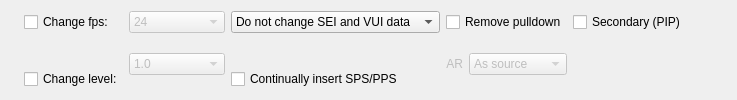
          <widget class="QWidget" name="tabSheetVideo">
           <property name="sizePolicy">
            <sizepolicy hsizetype="Preferred" vsizetype="Preferred">
             <horstretch>0</horstretch>
             <verstretch>0</verstretch>
            </sizepolicy>
           </property>
           <attribute name="title">
            <string>General track options</string>
           </attribute>
           <layout class="QHBoxLayout" name="horizontalLayout_8">
            <item>
             <widget class="QLabel" name="imageVideo">
              <property name="text">
               <string/>
              </property>
              <property name="pixmap">
               <pixmap resource="images.qrc">:/images/track_video.png</pixmap>
              </property>
             </widget>
            </item>
            <item>
             <layout class="QGridLayout" name="gridLayout">
              <item row="0" column="0">
               <widget class="QCheckBox" name="checkFPS">
                <property name="text">
                 <string>Change fps:</string>
                </property>
               </widget>
              </item>
              <item row="0" column="1">
               <widget class="QComboBox" name="comboBoxFPS">
                <property name="enabled">
                 <bool>false</bool>
                </property>
                <property name="sizePolicy">
                 <sizepolicy hsizetype="Minimum" vsizetype="Fixed">
                  <horstretch>0</horstretch>
                  <verstretch>0</verstretch>
                 </sizepolicy>
                </property>
                <item>
                 <property name="text">
                  <string>24</string>
                 </property>
                </item>
                <item>
                 <property name="text">
                  <string>25</string>
                 </property>
                </item>
                <item>
                 <property name="text">
                  <string>30</string>
                 </property>
                </item>
                <item>
                 <property name="text">
                  <string>24000/1001</string>
                 </property>
                </item>
                <item>
                 <property name="text">
                  <string>30000/1001</string>
                 </property>
                </item>
               </widget>
              </item>
              <item row="0" column="3" colspan="2">
               <widget class="QCheckBox" name="checkBoxRemovePulldown">
                <property name="sizePolicy">
                 <sizepolicy hsizetype="Expanding" vsizetype="Fixed">
                  <horstretch>0</horstretch>
                  <verstretch>0</verstretch>
                 </sizepolicy>
                </property>
                <property name="text">
                 <string>Remove pulldown</string>
                </property>
               </widget>
              </item>
              <item row="0" column="5">
               <widget class="QCheckBox" name="checkBoxSecondaryVideo">
                <property name="text">
                 <string>Secondary (PIP)</string>
                </property>
               </widget>
              </item>
              <item row="1" column="1" rowspan="3">
               <widget class="QComboBox" name="comboBoxLevel">
                <property name="enabled">
                 <bool>false</bool>
                </property>
                <property name="sizePolicy">
                 <sizepolicy hsizetype="Minimum" vsizetype="Fixed">
                  <horstretch>0</horstretch>
                  <verstretch>0</verstretch>
                 </sizepolicy>
                </property>
                <item>
                 <property name="text">
                  <string>1.0</string>
                 </property>
                </item>
                <item>
                 <property name="text">
                  <string>1.1</string>
                 </property>
                </item>
                <item>
                 <property name="text">
                  <string>1.2</string>
                 </property>
                </item>
                <item>
                 <property name="text">
                  <string>1.3</string>
                 </property>
                </item>
                <item>
                 <property name="text">
                  <string>2.0</string>
                 </property>
                </item>
                <item>
                 <property name="text">
                  <string>2.1</string>
                 </property>
                </item>
                <item>
                 <property name="text">
                  <string>2.2</string>
                 </property>
                </item>
                <item>
                 <property name="text">
                  <string>3.0</string>
                 </property>
                </item>
                <item>
                 <property name="text">
                  <string>3.1</string>
                 </property>
                </item>
                <item>
                 <property name="text">
                  <string>3.2</string>
                 </property>
                </item>
                <item>
                 <property name="text">
                  <string>4.0</string>
                 </property>
                </item>
                <item>
                 <property name="text">
                  <string>4.1</string>
                 </property>
                </item>
                <item>
                 <property name="text">
                  <string>4.2</string>
                 </property>
                </item>
                <item>
                 <property name="text">
                  <string>5.0</string>
                 </property>
                </item>
                <item>
                 <property name="text">
                  <string>5.1</string>
                 </property>
                </item>
               </widget>
              </item>
              <item row="1" column="3" rowspan="3">
               <widget class="QLabel" name="labelAR">
                <property name="enabled">
                 <bool>false</bool>
                </property>
                <property name="sizePolicy">
                 <sizepolicy hsizetype="Minimum" vsizetype="Preferred">
                  <horstretch>0</horstretch>
                  <verstretch>0</verstretch>
                 </sizepolicy>
                </property>
                <property name="text">
                 <string>AR</string>
                </property>
                <property name="alignment">
                 <set>Qt::AlignRight|Qt::AlignTrailing|Qt::AlignVCenter</set>
                </property>
               </widget>
              </item>
              <item row="1" column="4" rowspan="3">
               <widget class="QComboBox" name="comboBoxAR">
                <property name="enabled">
                 <bool>false</bool>
                </property>
                <property name="sizePolicy">
                 <sizepolicy hsizetype="Minimum" vsizetype="Fixed">
                  <horstretch>0</horstretch>
                  <verstretch>0</verstretch>
                 </sizepolicy>
                </property>
                <item>
                 <property name="text">
                  <string>As source</string>
                 </property>
                </item>
                <item>
                 <property name="text">
                  <string>1:1 (Square)</string>
                 </property>
                </item>
                <item>
                 <property name="text">
                  <string>4:3</string>
                 </property>
                </item>
                <item>
                 <property name="text">
                  <string>16:9</string>
                 </property>
                </item>
                <item>
                 <property name="text">
                  <string>2.21:1</string>
                 </property>
                </item>
               </widget>
              </item>
              <item row="3" column="0">
               <widget class="QCheckBox" name="checkBoxLevel">
                <property name="text">
                 <string>Change level:</string>
                </property>
               </widget>
              </item>
              <item row="3" column="2">
               <widget class="QCheckBox" name="checkBoxSPS">
                <property name="sizePolicy">
                 <sizepolicy hsizetype="Minimum" vsizetype="Fixed">
                  <horstretch>0</horstretch>
                  <verstretch>0</verstretch>
                 </sizepolicy>
                </property>
                <property name="text">
                 <string>Continually insert SPS/PPS</string>
                </property>
               </widget>
              </item>
              <item row="0" column="6" rowspan="2">
               <spacer name="horizontalSpacer_24">
                <property name="orientation">
                 <enum>Qt::Horizontal</enum>
                </property>
                <property name="sizeHint" stdset="0">
                 <size>
                  <width>40</width>
                  <height>20</height>
                 </size>
                </property>
               </spacer>
              </item>
              <item row="0" column="2">
               <widget class="QComboBox" name="comboBoxSEI">
                <property name="sizePolicy">
                 <sizepolicy hsizetype="MinimumExpanding" vsizetype="Fixed">
                  <horstretch>0</horstretch>
                  <verstretch>0</verstretch>
                 </sizepolicy>
                </property>
                <item>
                 <property name="text">
                  <string>Do not change SEI and VUI data</string>
                 </property>
                </item>
                <item>
                 <property name="text">
                  <string>Insert SEI and VUI data if absent</string>
                 </property>
                </item>
                <item>
                 <property name="text">
                  <string>Always rebuild  SEI and VUI data</string>
                 </property>
                </item>
               </widget>
              </item>
             </layout>
            </item>
           </layout>
          </widget>
